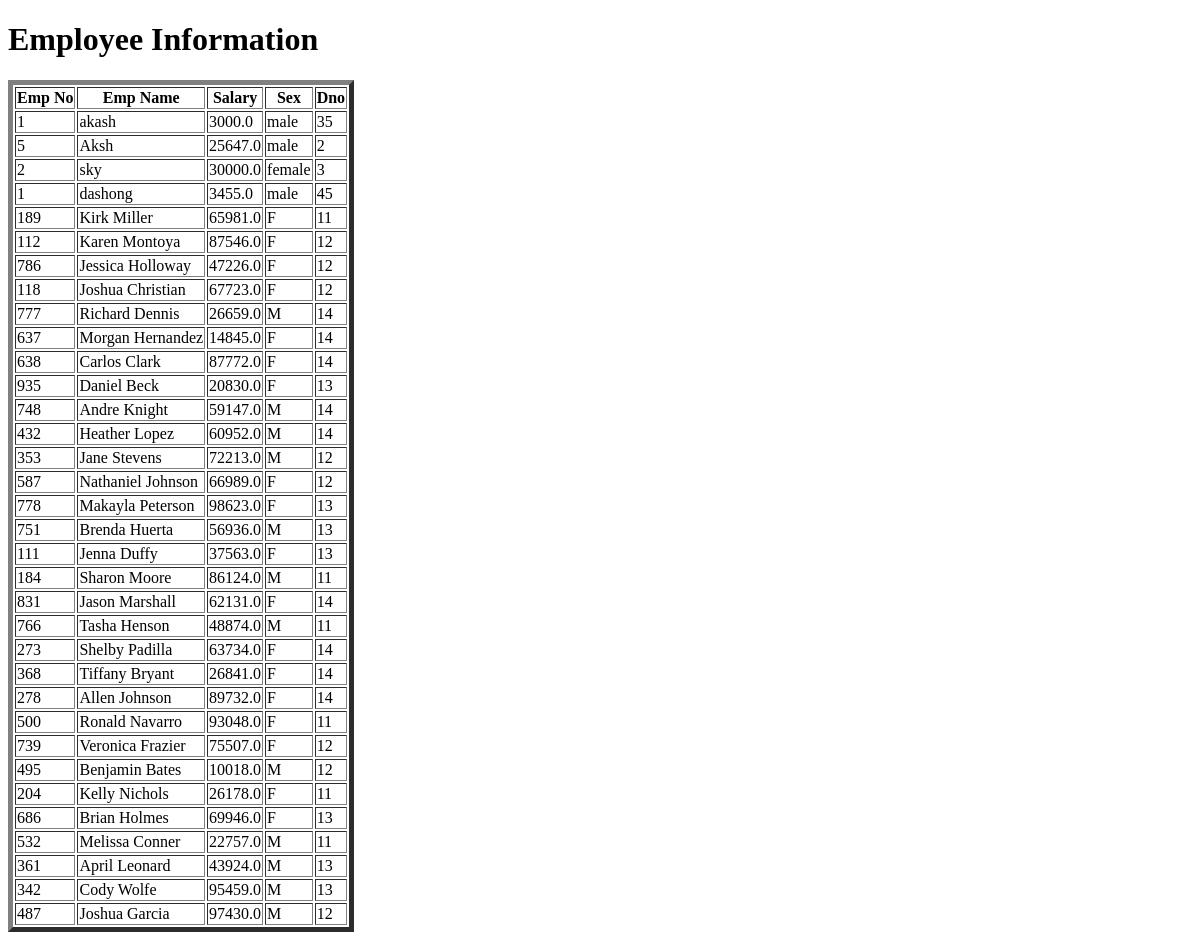
Before: / with the older database file.
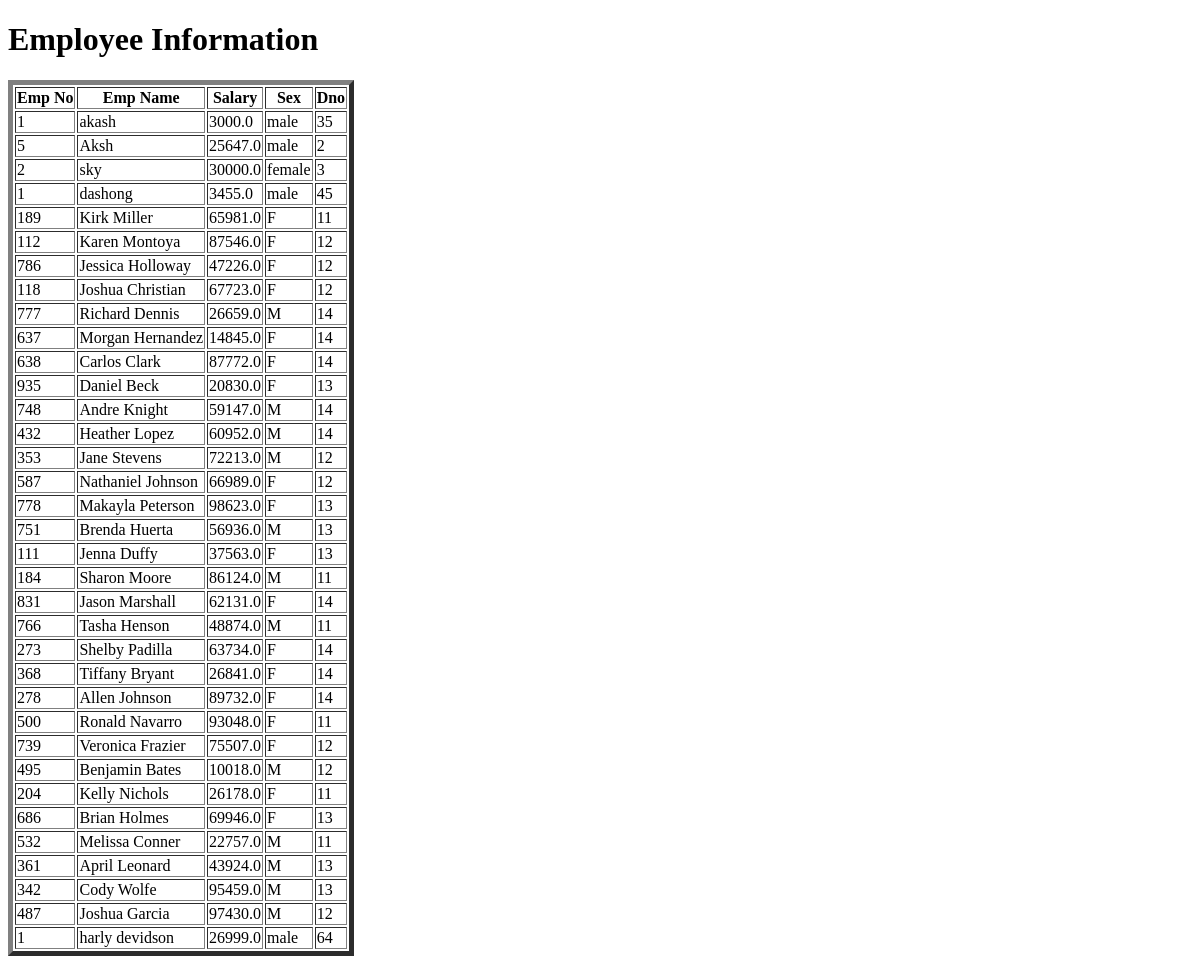
After: the same page with the newer database file.
### ModelApp/models.py (models this page shows, shortened)
class  Emp(models.Model):    # Create a table named emp in the database.”
    eno=models.IntegerField()
    ename = models.CharField(max_length=20)# Every field you define inside the class becomes a column in the table.
    sal=models.FloatField()
    sex=models.CharField(max_length=20)
    dno=models.IntegerField()

### ModelApp/views.py (the view)
# urls.py: path('',views.emp_input)
def emp_input(request):
    emps = Emp.objects.all()
    return render(request,'base.html',{'emps':emps})

### templates/base.html (shortened to what this page needs)
<!DOCTYPE html>
<html lang="en">
<head>
</head>
<body>
    <h1>Employee Information</h1>
    {% if emps %}
        <table border="5">
            <tr>
                <th>Emp No</th>
                <th>Emp Name</th>
                <th>Salary</th>
                <th>Sex</th>
                <th>Dno</th>
            </tr>
            {% for p in emps %}
            <tr>
                <td>{{ p.eno }}</td>
                <td>{{ p.ename }}</td>
                <td>{{ p.sal }}</td>
                <td>{{ p.sex }}</td>
                <td>{{ p.dno }}</td>
            </tr>
            {% endfor %}
        </table>
    {% else %}
    <p> NO Employess recoreds are found!!!</p>
    {% endif %}
</body>
</html>

Changed rows visible on the page:
added Emp: eno "1", ename "harly devidson", sal "26999.0", sex "male", dno "64"
